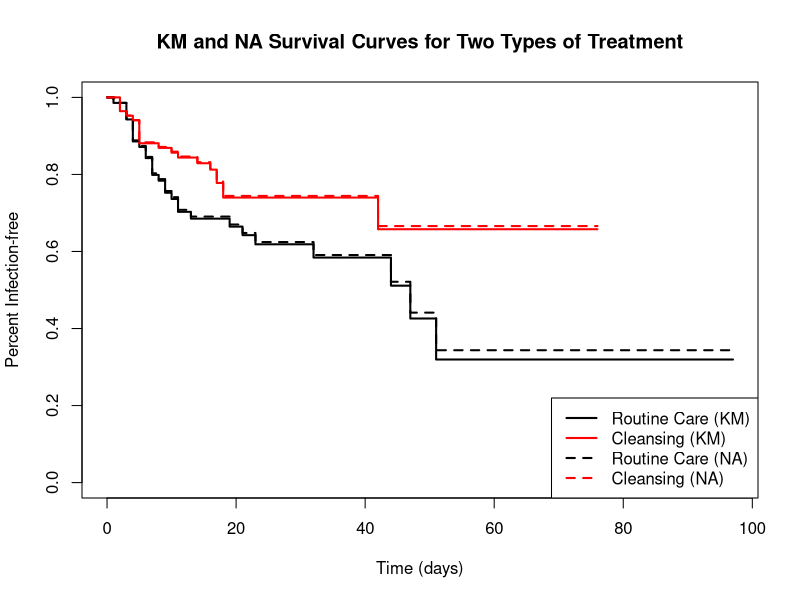
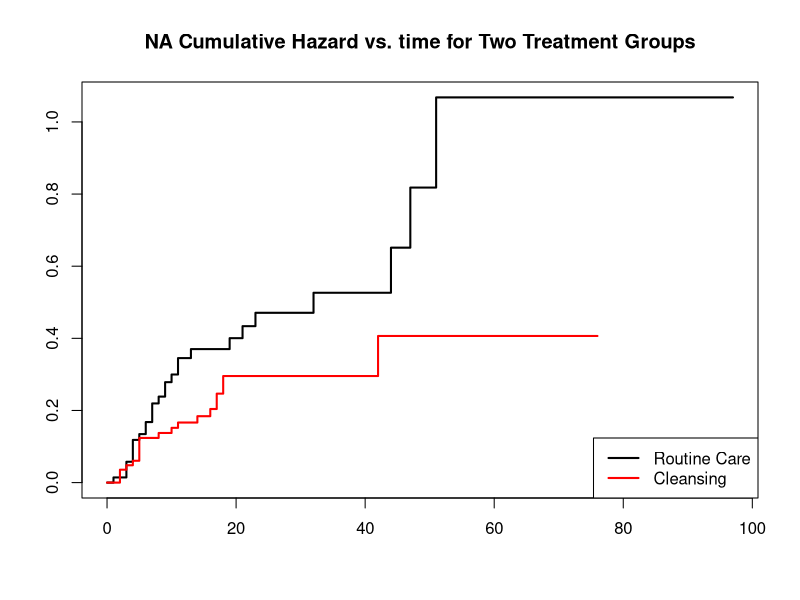
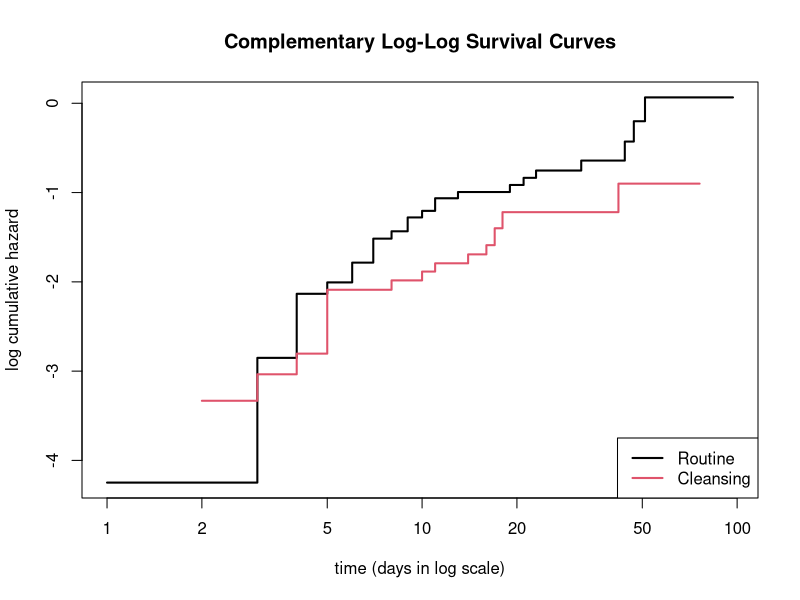
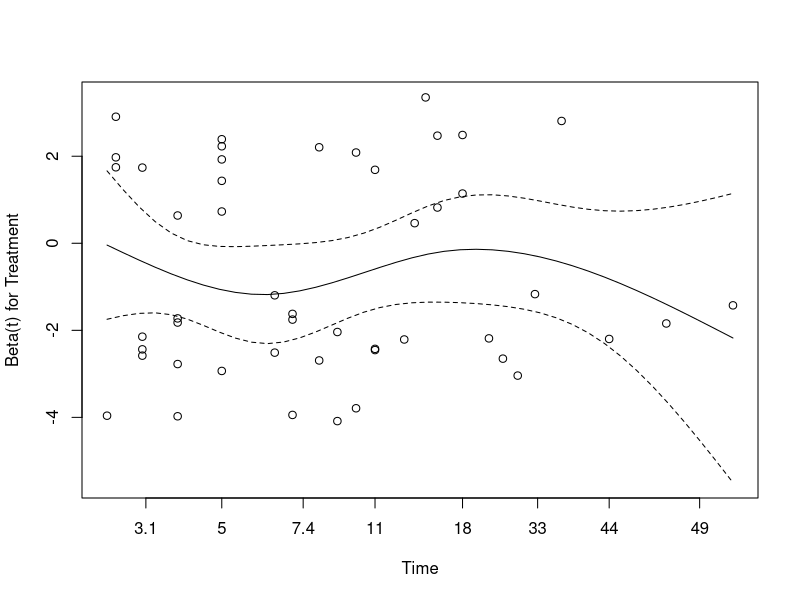
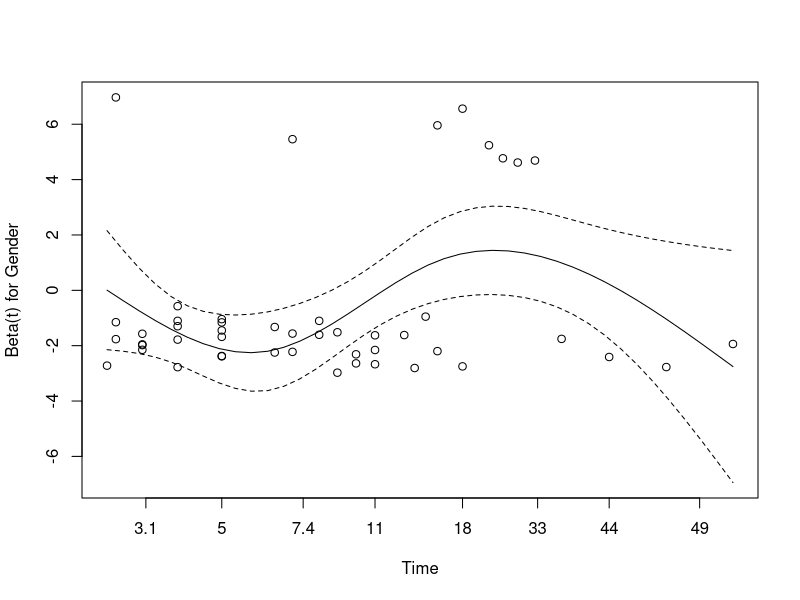
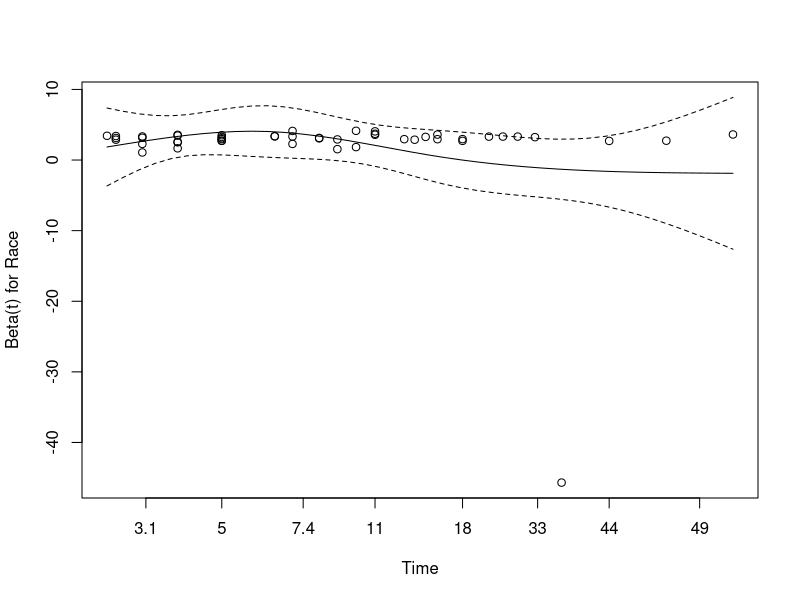
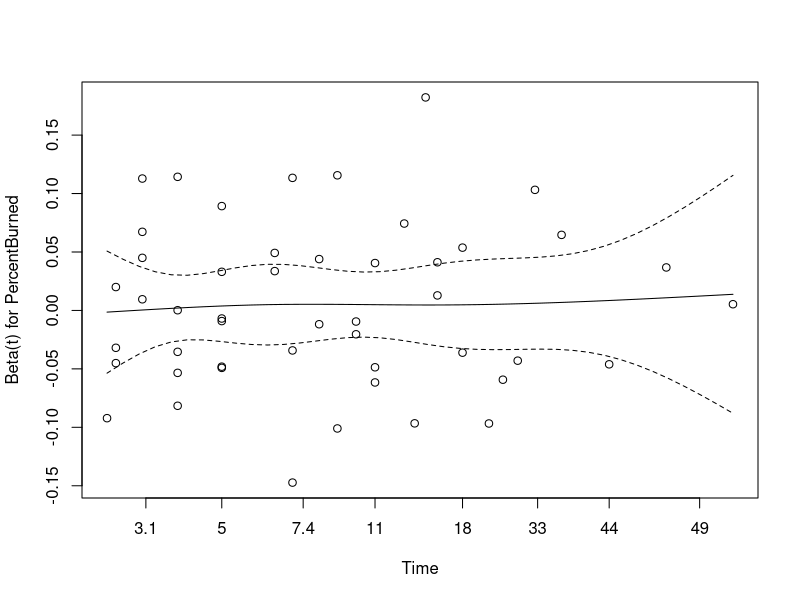
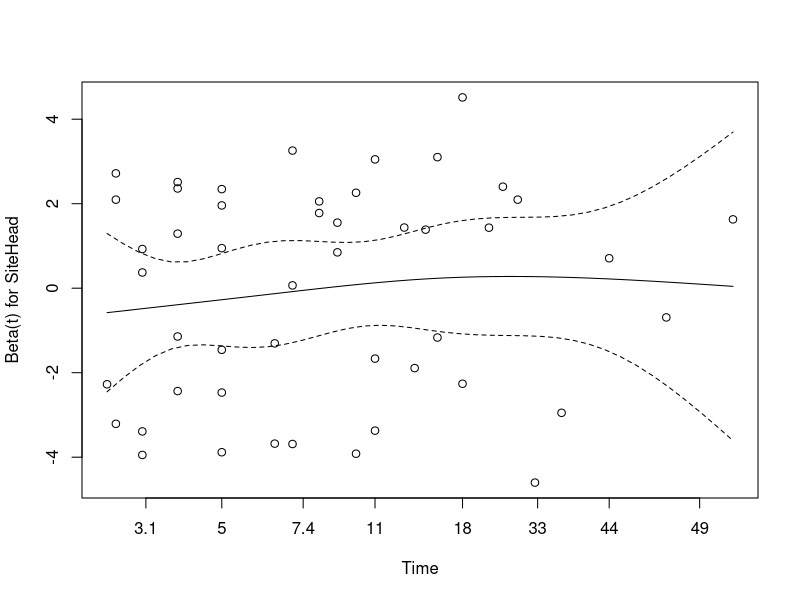

R code for these plots, in order: (Note: this script raises an error after producing the figures.)

################## Data Cleaning ################################

# load necessary libraries
library(KMsurv)
library(survival)
library(MASS)
library(car)

# load burn data
data(burn)

# burn dataframe with new names
burn1 <- burn
burn1 <- data.frame(burn1,Treatment=factor(burn1$Z1,labels=c("Routine","Cleansing")))
burn1 <- data.frame(burn1,Gender=factor(burn1$Z2,labels=c("Male","Female")))
burn1 <- data.frame(burn1,Race=factor(burn1$Z3,labels=c("Nonwhite","White")))
burn1 <- data.frame(burn1,PercentBurned=burn1$Z4)
burn1 <- data.frame(burn1,SiteHead=factor(burn1$Z5,labels=c("NotBurned","Burned")))
burn1 <- data.frame(burn1,SiteButtock=factor(burn1$Z6,labels=c("NotBurned","Burned")))
burn1 <- data.frame(burn1,SiteTrunk=factor(burn1$Z7,labels=c("NotBurned","Burned")))
burn1 <- data.frame(burn1,SiteUpperLeg=factor(burn1$Z8,labels=c("NotBurned","Burned")))
burn1 <- data.frame(burn1,SiteLowerLeg=factor(burn1$Z9,labels=c("NotBurned","Burned")))
burn1 <- data.frame(burn1,SiteRespTract=factor(burn1$Z10,labels=c("NotBurned","Burned")))
burn1 <- data.frame(burn1,BurnType=factor(burn1$Z11,labels=c("Chemical","Scald","Electric","Flame")))

# remove unuseful columns
burn1 <- burn1[, -c(2:12)]

################# KM analysis #################

# Create the survival object
par(mfrow = c(1, 1))
burn1.surv <- Surv(burn1$T3, burn1$D3)
surv_diff <- survdiff(burn1.surv ~ Treatment, data = burn1)
surv_diff
# Fit KM and NA curves
KMcurves <- survfit(burn1.surv ~ Treatment, data = burn1)
NAcurves <- survfit(burn1.surv ~ Treatment, type = "fleming-harrington", data = burn1)

# Plot the KM curves
plot(KMcurves, col = c("black", "red"), lwd = 2, lty = 1, xlab = "Time (days)", ylab = "Percent Infection-free", 
     main = "KM and NA Survival Curves for Two Types of Treatment")

# Add the NA curves
lines(NAcurves, col = c("black", "red"), lwd = 2, lty = 2)

# Add a legend
legend("bottomright", 
       legend = c("Routine Care (KM)", "Cleansing (KM)", "Routine Care (NA)", "Cleansing (NA)"),
       col = c("black", "red", "black", "red"), 
       lty = c(1, 1, 2, 2), 
       lwd = 2)

# Plot NA cumulative hazard vs time
plot(NAcurves, col = c("black", "red"), lwd = 2, fun = "cumhaz")
title("NA Cumulative Hazard vs. time for Two Treatment Groups")
legend("bottomright", c("Routine Care", "Cleansing"), col = c("black", "red"), lwd = 2)


# Plot complimentary log-log survival vs. log time
plot(NAcurves, fun = "cloglog", col = 1:2, lwd = 2, xlab = "time (days in log scale)", ylab = "log cumulative hazard")
legend("bottomright", legend = levels(burn1$Treatment), col = 1:2, lwd = 2)
title("Complementary Log-Log Survival Curves")

################## Cox Model ###############################
# Construct Cox model on all time-independent predictors
fit_independent <- coxph(burn1.surv ~ Treatment + Gender + Race + PercentBurned +
                           SiteHead + SiteButtock + SiteTrunk +
                           SiteUpperLeg + SiteLowerLeg + SiteRespTract, 
                         data = burn1)

################## Cox Model ###############################
# Summarize the model
summary(fit_independent)


# Check proportional hazards assumption
cox.zph(fit_independent)

# assumption holds
# Plot Schoenfeld residuals to assess proportional hazards assumption
plot(cox.zph(fit_independent))
# schoenfeld residual not look too bad

# compare 2 models
AIC(fit_independent)

# use drop1 to test which to drop
drop1(fit_independent, test = "Chisq")

# drop 1 result indicate a only treatment and race matters, multicliearity? 

# use independent, drop unsignificant variables
fit_refined <- coxph(burn1.surv ~ Treatment + Race,
                     data = burn1)
summary(fit_refined)

# recheck proprtional assumption -- passed
cox.zph(fit_refined)


################## Model Checking ###############################
# Schoenfeld residuals to test for proportionality via cox.zph
cox_zph <- cox.zph(fit_refined)

# Plot Schoenfeld residuals for each covariate
par(mfrow = c(1, 2))  # Adjust plot layout
plot(cox_zph[1], main = "Schoenfeld Residuals for Treatment")
plot(cox_zph[2], main = "Schoenfeld Residuals for Race")
# Reset plotting layout
par(mfrow = c(1, 1))



# Predicted cumulative hazards for each individual
cum_haz <- predict(fit_refined, type = "expected")
# Cox-Snell residuals
cox_snell_residuals <- cum_haz
# Create a survival object for Cox-Snell residuals
surv_coxsnell <- Surv(cox_snell_residuals, burn1$D3)

# Fit the survival model
fit_coxsnell <- survfit(surv_coxsnell ~ 1)

# Plot cumulative hazard
plot(fit_coxsnell, fun = "cumhaz",
     xlab = "Cox-Snell Residuals", ylab = "Cumulative Hazard",
     main = "Cumulative Hazard of Cox-Snell Residuals")
abline(0, 1, col = "red", lty = 3)  # Reference line for goodness-of-fit




# Martingale residuals to assess nonlinearity
martingale_residuals <- residuals(fit_refined, type = "martingale")
linear_predictor <- predict(fit_refined, type = "lp")

plot(linear_predictor, martingale_residuals,
     xlab = "Linear Predictor", ylab = "Martingale Residuals",
     main = "Martingale Residuals vs. Linear Predictor")
abline(h = 0, col = "red", lty = 2)
text(linear_predictor, martingale_residuals,
     labels = 1:length(linear_predictor),  # Observation numbers as labels
     pos = 4, cex = 0.7, col = "black")    # Adjust position, size, and color



# Deviance residuals to detect outliers
deviance_residuals <- residuals(fit_refined, type = "deviance")

plot(linear_predictor, deviance_residuals,
     xlab = "Linear Predictor", ylab = "Deviance Residuals",
     main = "Deviance Residuals vs. Linear Predictor")
abline(h = 0, col = "red", lty = 2)
text(linear_predictor, deviance_residuals,
     labels = 1:length(linear_predictor),  # Observation numbers as labels
     pos = 4, cex = 0.7, col = "black")    # Adjust position, size, and color





# DFBETA values to check for influential observations
dfbeta_values <- residuals(fit_refined, type = "dfbeta")
# Extract covariate names from the model
covariate_names <- names(coef(fit_refined))
# Assign column names to dfbeta_values
colnames(dfbeta_values) <- covariate_names
# Plot DFBETA values by observation order for each covariate
par(mfrow = c(2, 2))  # Set up a 2x2 plotting grid
for (i in 1:ncol(dfbeta_values)) {
  # Plot DFBETA values
  plot(dfbeta_values[, i], 
       xlab = "Observation", ylab = "DFBETA",
       main = paste("DFBETA for", colnames(dfbeta_values)[i]))  # Customize points
  
  # Add reference line at 0
  abline(h = 0, col = "red", lty = 2)
  
  # Label each point with its observation number
  text(1:nrow(dfbeta_values), dfbeta_values[, i], 
       labels = 1:nrow(dfbeta_values), pos = 4, cex = 0.6, col = "black")
}

# identify interesting observations



################## Construct Time Dependent Covariate Dataset ################################

# Set up the initial dataset with the main survival information
burn2 <- tmerge(data1 = burn1, data2 = burn1, id = Obs, 
                tstop = T3, infection = event(T3, D3))

burn2 <- tmerge(burn2, burn1, id = Obs, surgical = tdc(T1))
burn2 <- tmerge(burn2, burn1, id = Obs, antibiotics = tdc(T2))

# Define status to distinguish between the event and censoring
burn2$status <- as.integer(with(burn2, (tstop == T3 & D3 == 1)))

# Create the survival object
burn2.surv <- with(burn2, Surv(time = tstart, time2 = tstop, event = status, type = "counting"))


################## Fit Cox Models ################################

# Fit 4 cox models  with or w/o each time-dependent covariates
fit_time_indep <- coxph(burn2.surv ~ Treatment + Gender + Race, data = burn2)
fit_time_dep <- coxph(burn2.surv ~ Treatment + Gender + Race + surgical + antibiotics, data = burn2)
fit_time_dep_sur <- coxph(burn2.surv ~ Treatment + Gender + Race + surgical, data = burn2)
fit_time_dep_anti <- coxph(burn2.surv ~ Treatment + Gender + Race  + antibiotics, data = burn2)

AIC(fit_time_indep, fit_time_dep, fit_time_dep_sur, fit_time_dep_anti)
drop1(fit_time_indep, test = "Chisq")
drop1(fit_time_dep, test = "Chisq")
drop1(fit_time_dep_sur, test = "Chisq")
drop1(fit_time_dep_anti, test = "Chisq")

# only retain surgical as time dependent variable

# final model: fit_time_dep_sur
fit_time_dep_sur <- coxph(burn2.surv ~ Treatment + Race + surgical, data = burn2)


################## Model Checking ###############################


# Schoenfeld residuals
cox_zph <- cox.zph(fit_time_dep_sur)
cox_zph
par(mfrow = c(2, 2))
plot(cox_zph[1], main = "Schoenfeld for Treatment")
plot(cox_zph[2], main = "Schoenfeld for Race")
plot(cox_zph[3], main = "Schoenfeld for surgical")



par(mfrow = c(1, 1))

# Martingale residuals
martingale_residuals <- residuals(fit_time_dep_sur, type = "martingale")
linear_predictor <- predict(fit_time_dep_sur, type = "lp")

plot(linear_predictor, martingale_residuals,
     xlab = "Linear Predictor", ylab = "Martingale Residuals",
     main = "Martingale Residuals vs. Linear Predictor")
abline(h = 0, col = "red", lty = 2)
text(linear_predictor, martingale_residuals,
     labels = 1:length(linear_predictor), pos = 4, cex = 0.6)

# Deviance residuals
deviance_residuals <- residuals(fit_time_dep_sur, type = "deviance")

plot(linear_predictor, deviance_residuals,
     xlab = "Linear Predictor", ylab = "Deviance Residuals",
     main = "Deviance Residuals vs. Linear Predictor")
abline(h = 0, col = "red", lty = 2)
text(linear_predictor, deviance_residuals,
     labels = 1:length(linear_predictor), pos = 4, cex = 0.6)

# Cox-Snell Residuals: Assess Goodness of Fit
cox_snell_residuals <- -log(survfit(fit_time_dep_sur)$surv)  # Compute Cox-Snell residuals
cox_snell_residuals <- cox_snell_residuals[1:length(burn2$status)]  # Match length to data

# Create a survival object for Cox-Snell residuals
burn2$status <- as.integer(burn2$status)
surv_coxsnell <- Surv(time = cox_snell_residuals, event = burn2$status)

# Fit a survival model for Cox-Snell residuals
fit_coxsnell <- survfit(surv_coxsnell ~ 1)

# Plot cumulative hazard for Cox-Snell residuals
plot(fit_coxsnell, fun = "cumhaz",
     xlab = "Cox-Snell Residuals", ylab = "Cumulative Hazard",
     main = "Cumulative Hazard of Cox-Snell Residuals")
abline(0, 1, col = "red", lty = 3)  # Reference line for goodness-of-fit


# dfbeta
par(mfrow = c(2, 2))
dfbeta <- residuals(fit_time_dep_sur, type = "dfbeta")

covariate_names <- c("Treatment", "Gender", "Race", "surgical", "antibiotics")


for (i in 1:5) {
  # Plot DFBETA values for the i-th covariate
  plot(dfbeta[, i], 
       xlab = "Observation", ylab = "DFBETA", 
       main = paste("DFBETA for", covariate_names[i]))
  
  # Add observation number labels to points
  text(x = 1:nrow(dfbeta), y = dfbeta[, i], 
       labels = 1:nrow(dfbeta), pos = 4, cex = 0.6)
}

